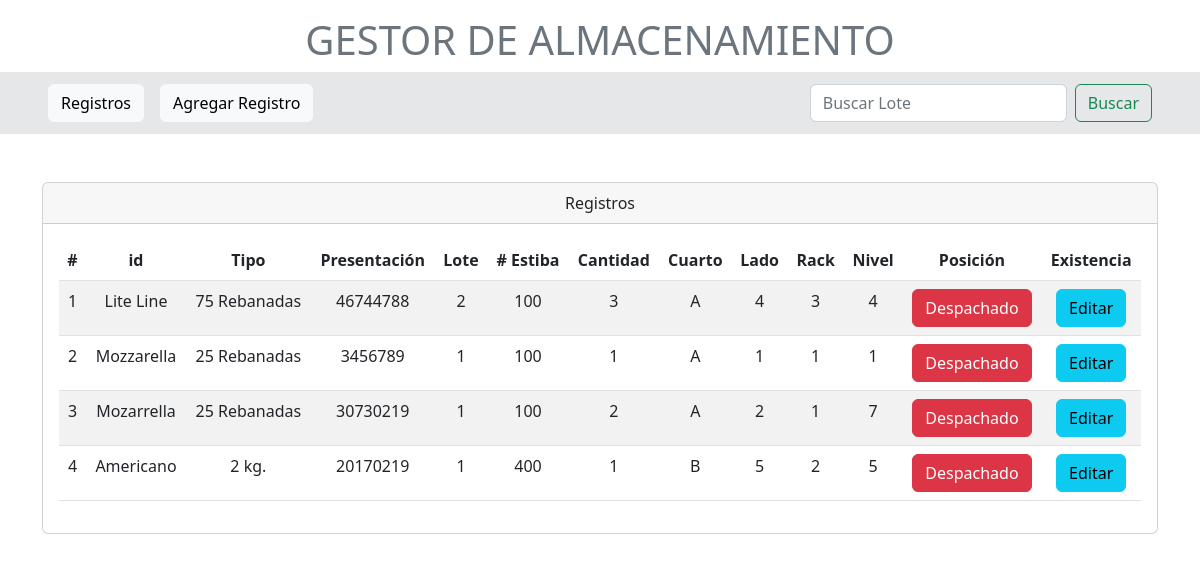
Before: /registros/ with the older database file.
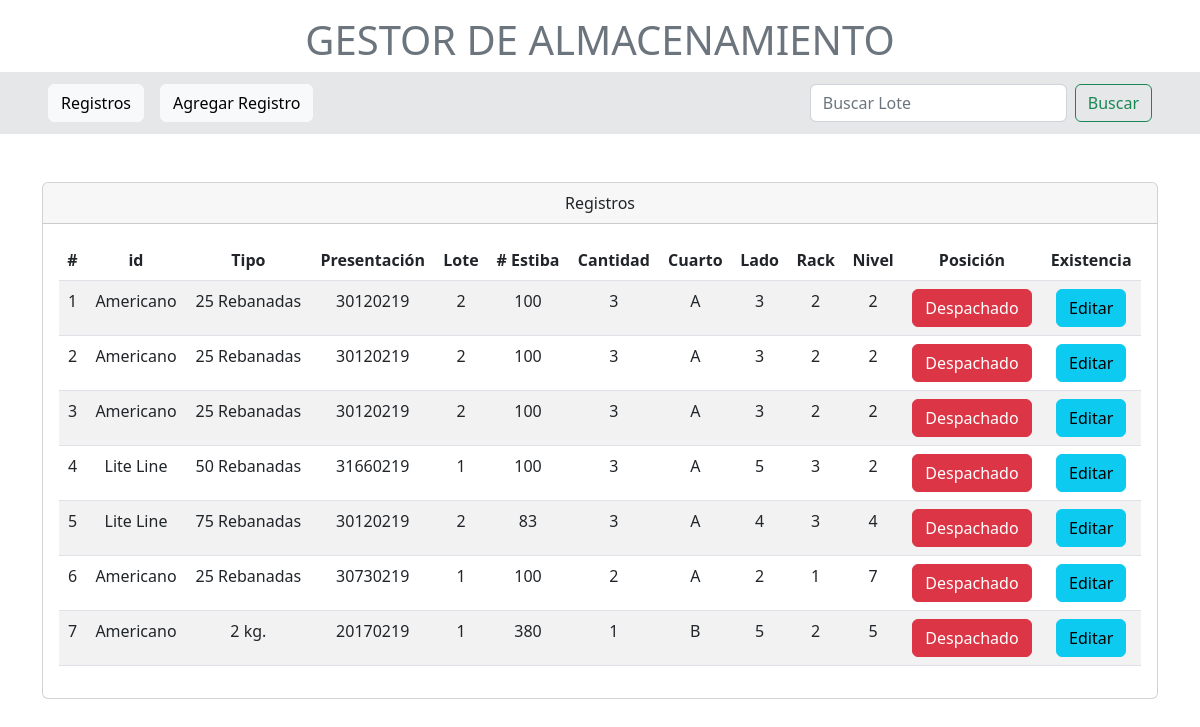
After: the same page with the newer database file.
### models.py (models this page shows)
class Inventario(Base):
    __tablename__: str = 'inventario'
    id = Column(Integer, primary_key=True, index=True)
    tipo = Column(String)
    presentacion = Column(String)
    lote = Column(String, nullable=False)
    estiba_n = Column(String)
    cantidad = Column(Integer)
    cuarto = Column(String)
    lado = Column(String)
    rack = Column(String)
    nivel = Column(String)
    posicion = Column(String)
    existente = Column(Boolean, default=True)
    estado = Column(String(9))
    detalles = Column(String(150))
    usuario_id = Column(ForeignKey('usuarios.id'))

### routers/registros.py (the view)
@router.get("/", response_class=HTMLResponse)
async def consultar_registros(request: Request, db: Session = Depends(get_db)):
    registros = db.query(Inventario).order_by(Inventario.id.desc()).all()
    return templates.TemplateResponse("home.html", {'request': request, 'registros': registros})

### templates/home.html (shortened to what the changed rows need)
<!DOCTYPE html>
<html lang="en">
<head>
    <link href="https://cdn.jsdelivr.net/npm/bootstrap@5.2.3/dist/css/bootstrap.min.css" rel="stylesheet">
</head>
<body>
    <div>
        <h1 class="text-center mt-3 text-secondary">GESTOR DE ALMACENAMIENTO</h1>
    </div>
    <div class="container mt-5">
        <div class="card text-center">
        <div class="card-body">
            <table class="table table-striped">
                <thead class="thead-dark">
                    <tr>
                        <th scope="col">#</th>
                        <th scope="col">id</th>
                        <th scope="col">Tipo</th>
                        <th scope="col">Presentación</th>
                        <th scope="col">Lote</th>
                        <th scope="col"># Estiba</th>
                        <th scope="col">Cantidad</th>
                        <th scope="col">Cuarto</th>
                        <th scope="col">Lado</th>
                        <th scope="col">Rack</th>
                        <th scope="col">Nivel</th>
                        <th scope="col">Posición</th>
                        <th scope="col">Existencia</th>
                    </tr>
                </thead>
                <tbody>
                    {% for registro in registros %}
                    {% if registro.existente == False %}
                    <tr>
                        <td>{{ loop.index }}</td>
                        <td>{{ registro.tipo }}</td>
                        <td>{{ registro.presentacion }}</td>
                        <td>{{ registro.lote }}</td>
                        <td>{{ registro.estiba_n }}</td>
                        <td>{{ registro.cantidad }}</td>
                        <td>{{ registro.cuarto }}</td>
                        <td>{{ registro.lado }}</td>
                        <td>{{ registro.rack }}</td>
                        <td>{{ registro.nivel }}</td>
                        <td>{{ registro.posicion }}</td>
                        <td>
                            <form method="post" action="/registros/existencia/{{ registro.id }}">
                                  <button type="submit" class="btn btn-success">Disponible</button>
                            </form>
                        </td>
                        <td>
                            <button onclick="window.location.href='editar-registro/{{ registro.id }}'" type="button" class="btn btn-info">Editar</button>
                        </td>
                    </tr>
                    {% else %}
                    <tr>
                        <td>{{ loop.index }}</td>
                        <td class="strike-through-td">{{ registro.tipo }}</td>
                        <td>{{ registro.presentacion }}</td>
                        <td>{{ registro.lote }}</td>
                        <td>{{ registro.estiba_n }}</td>
                        <td>{{ registro.cantidad }}</td>
                        <td>{{ registro.cuarto }}</td>
                        <td>{{ registro.lado }}</td>
                        <td>{{ registro.rack }}</td>
                        <td>{{ registro.nivel }}</td>
                        <td>{{ registro.posicion }}</td>
                        <td>
                            <form method="post" action="/registros/existencia/{{ registro.id }}">
                                  <button type="submit" class="btn btn-danger">Despachado</button>
                            </form>
                        </td>
                        <td>
                            <button onclick="window.location.href='editar-registro/{{ registro.id }}'" type="button" class="btn btn-info">Editar</button>
                        </td>
                    </tr>
                    {% endif %}
                    {% endfor %}
                </tbody>
            </table>
        </div>
    </div>
</div>
</body>
</html>

Changed rows visible on the page:
removed Inventario: tipo "Mozzarella", presentacion "25 Rebanadas", lote "3456789", estiba_n "1", cantidad "100", cuarto "1", lado "A", rack "1", nivel "1", posicion "1"
added Inventario: tipo "Americano", presentacion "25 Rebanadas", lote "30120219", estiba_n "2", cantidad "100", cuarto "3", lado "A", rack "3", nivel "2", posicion "2"
added Inventario: tipo "Americano", presentacion "25 Rebanadas", lote "30120219", estiba_n "2", cantidad "100", cuarto "3", lado "A", rack "3", nivel "2", posicion "2"
added Inventario: tipo "Americano", presentacion "25 Rebanadas", lote "30120219", estiba_n "2", cantidad "100", cuarto "3", lado "A", rack "3", nivel "2", posicion "2"
added Inventario: tipo "Lite Line", presentacion "50 Rebanadas", lote "31660219", estiba_n "1", cantidad "100", cuarto "3", lado "A", rack "5", nivel "3", posicion "2"
changed Inventario "75 Rebanadas": lote "46744788" → "30120219"; cantidad "100" → "83"
changed Inventario (number 6 of 7 on the later page): tipo "Mozarrella" → "Americano"
changed Inventario "2 kg.": cantidad "400" → "380"
